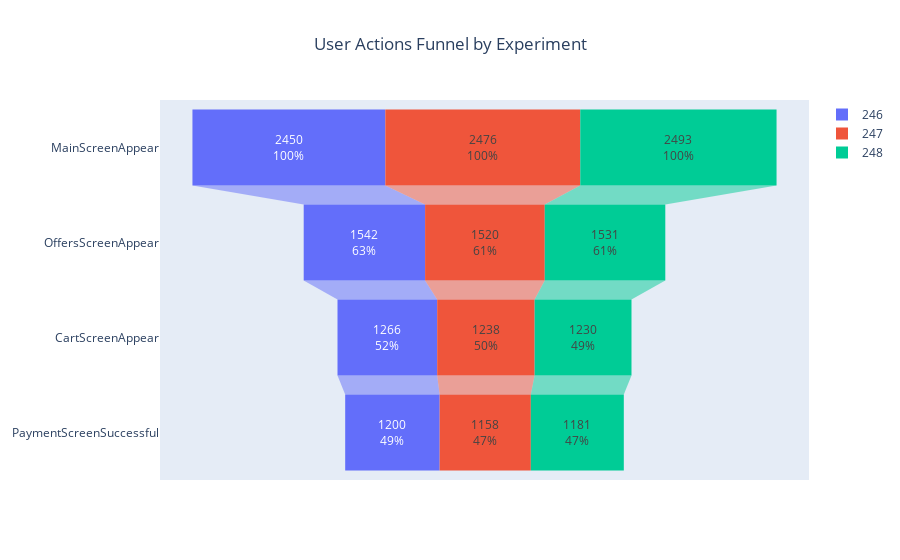

Notebook code cell kept with this figure:
### Code cell
figes =  go.Figure(go.Funnel(
    name = '246',
     y = funnel_groups[funnel_groups['expid']==246]['event_name'],
    x = funnel_groups[funnel_groups['expid']==246]['device_id'],
    textinfo = "value+percent initial"))

figes.add_trace(go.Funnel(
    name = '247',
     y = funnel_groups[funnel_groups['expid']==247]['event_name'],
    x = funnel_groups[funnel_groups['expid']==247]['device_id'],
    textinfo = "value+percent initial"))
figes.add_trace(go.Funnel(
    name = '248',
     y = funnel_groups[funnel_groups['expid']==248]['event_name'],
    x = funnel_groups[funnel_groups['expid']==248]['device_id'],
    textinfo = "value+percent initial"))
figes.update_layout(
    title="User Actions Funnel by Experiment ",title_x=0.5)

figes.show()

### Figure 1 — Plotly figure (JSON) as saved in the notebook; plotly's stock layout.template omitted (floating-point values rounded to 4 significant figures)
{"data": [{"name": "246", "textinfo": "value+percent initial", "type": "funnel", "x": [2450, 1542, 1266, 1200], "y": ["MainScreenAppear", "OffersScreenAppear", "CartScreenAppear", "PaymentScreenSuccessful"]}, {"name": "247", "textinfo": "value+percent initial", "type": "funnel", "x": [2476, 1520, 1238, 1158], "y": ["MainScreenAppear", "OffersScreenAppear", "CartScreenAppear", "PaymentScreenSuccessful"]}, {"name": "248", "textinfo": "value+percent initial", "type": "funnel", "x": [2493, 1531, 1230, 1181], "y": ["MainScreenAppear", "OffersScreenAppear", "CartScreenAppear", "PaymentScreenSuccessful"]}], "layout": {"title": {"text": "User Actions Funnel by Experiment ", "x": 0.5}}}
